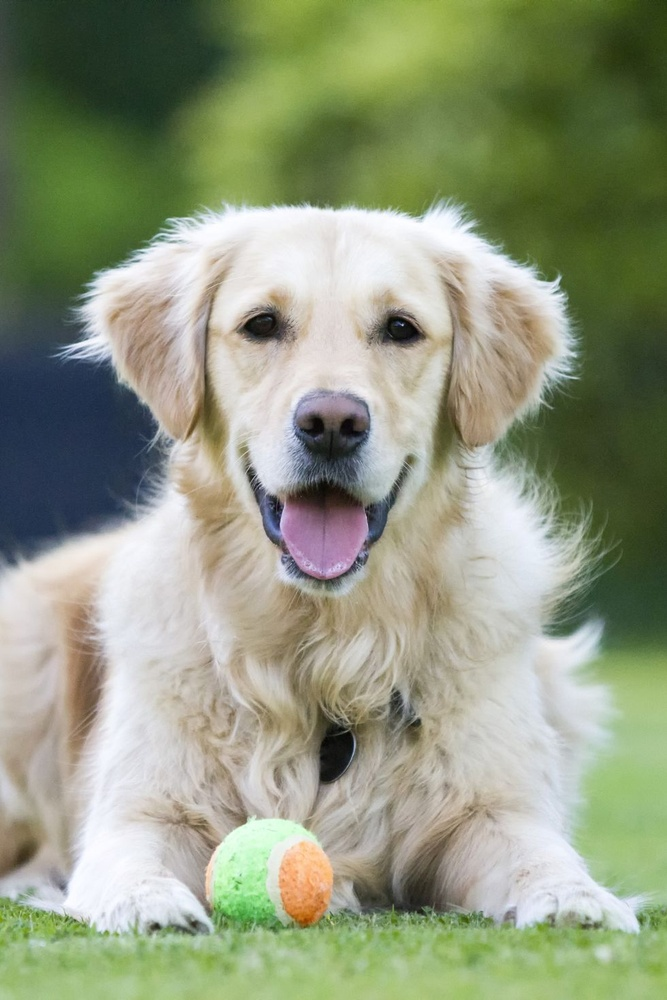
#> input picture GUI Feature/Getting Started With Images/dog_1.jpg, 667 x 1000 px, shrunk from 980 x 1470 before the run
$ python read_and_write_image.py
#> lines starting #> are read from the running program, lines starting #| are printed output that depends on the picture
import os
import numpy as np
import cv2
import pathlib as Path
ESC_KEY = 27

dir_path = os.path.dirname(os.path.realpath(__file__))
file_path = os.path.join(dir_path, 'dog_1.jpg' )

# Read image with cv2.imread
# cv2.IMREAD_COLOR : Loads a color image. Any transparency of image will be neglected. It is the default flag.
# cv2.IMREAD_GRAYSCALE : Loads image in grayscale mode
# cv2.IMREAD_UNCHANGED : Loads image as such including alpha channel
# Instead of these three flags, you can simply pass integers 1, 0 or -1 respectively.
img = cv2.imread(file_path,cv2.IMREAD_GRAYSCALE) # Load image with gray mode
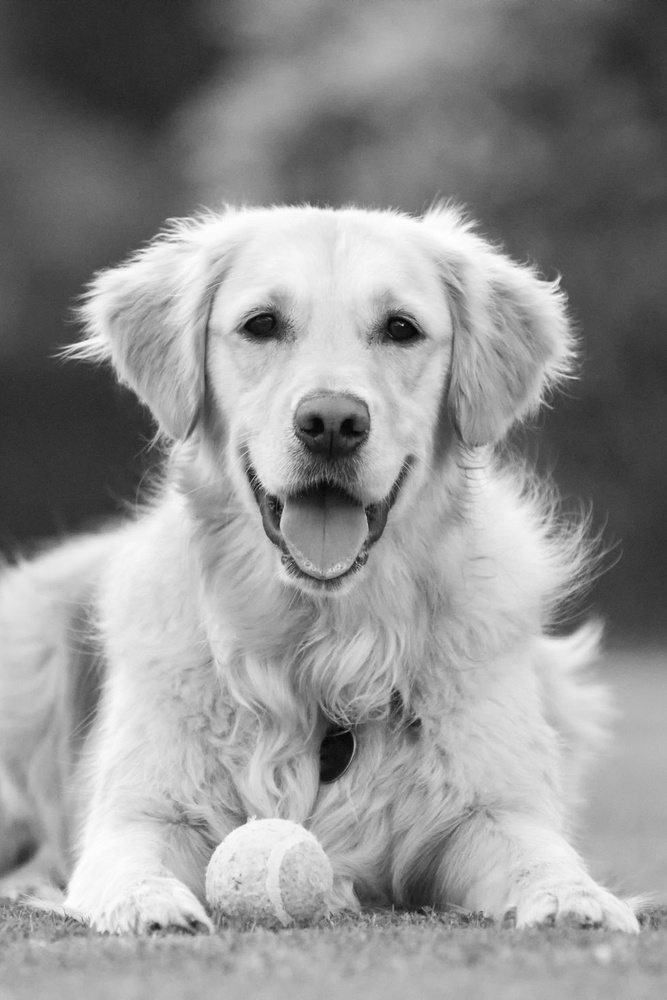
#> img: shape (1000, 667); min 1, max 255, mean 147.3
cv2.imshow('image', img)

key = cv2.waitKey(0)
#> (key Esc is pressed here)
if key == ESC_KEY: # Wait for esc key to exit
    cv2.destroyAllWindows()
elif key == ord('s'): #wait for 's' key to save and exit
    cv2.imwrite(os.path.join(dir_path, 'dog_1_gray.png' ), img) # use fullpath for sure saving successfully
    cv2.destroyAllWindows()
